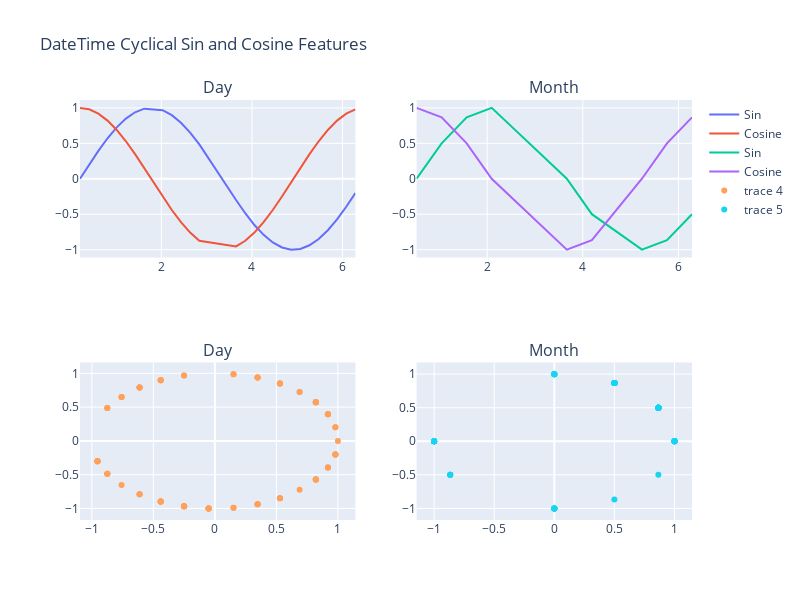

Write notebook code for a chart like this one.
### Markdown cell above
**Plotting the new cyclical relationships of day and month**

### Code cell
df_sample = df.sample(100)


fig = make_subplots(rows=2, cols=2, subplot_titles=("Day", "Month", "Day", "Month"))

# graphing day features (row1, col1)
df_sample = df_sample.sort_values('norm_day').reset_index(drop=True)
fig.add_trace(go.Scatter(x=df_sample.norm_day, y=df_sample.sin_day, name='Sin'), row=1, col=1)
fig.add_trace(go.Scatter(x=df_sample.norm_day, y=df_sample.cos_day, name='Cosine'), row=1, col=1)

# graphing months features (row1, col2)
df_sample = df_sample.sort_values('norm_month').reset_index(drop=True)
fig.add_trace(go.Scatter(x=df_sample.norm_month, y=df_sample.sin_month, name='Sin'), row=1, col=2)
fig.add_trace(go.Scatter(x=df_sample.norm_month, y=df_sample.cos_month, name='Cosine'), row=1, col=2)

# graphing sin and cosine feature relationship
fig.add_trace(go.Scatter(x=df_sample.cos_day, y=df_sample.sin_day, mode="markers"), row=2, col=1)
fig.add_trace(go.Scatter(x=df_sample.cos_month, y=df_sample.sin_month, mode="markers"), row=2, col=2)

fig.update_layout(height=600, width=800, title_text="DateTime Cyclical Sin and Cosine Features")

fig.show()
